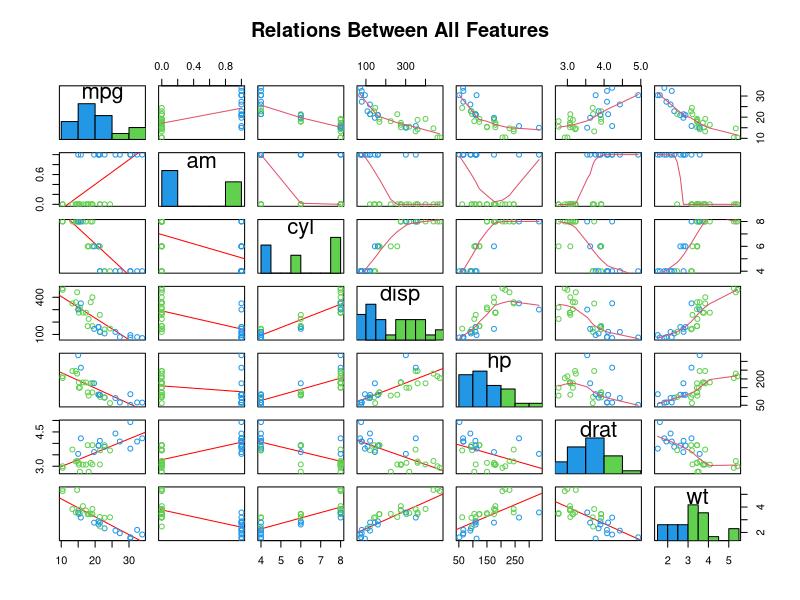
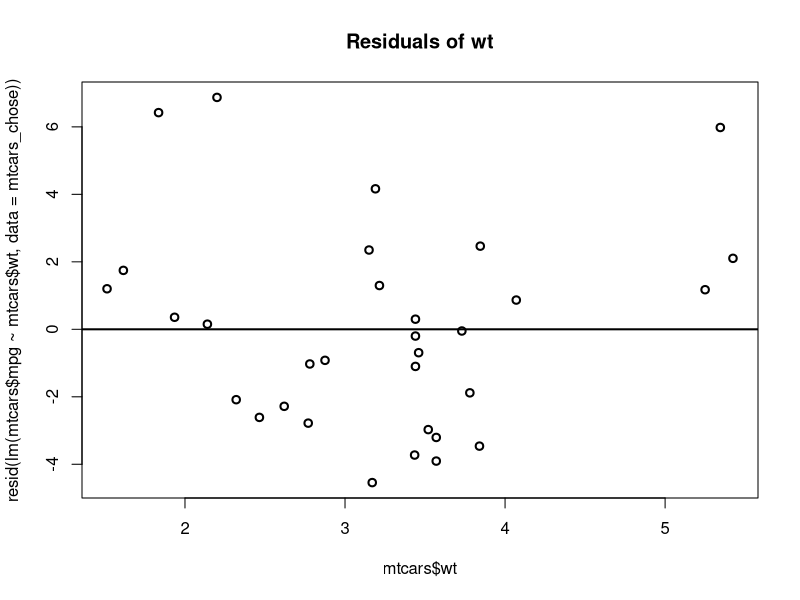
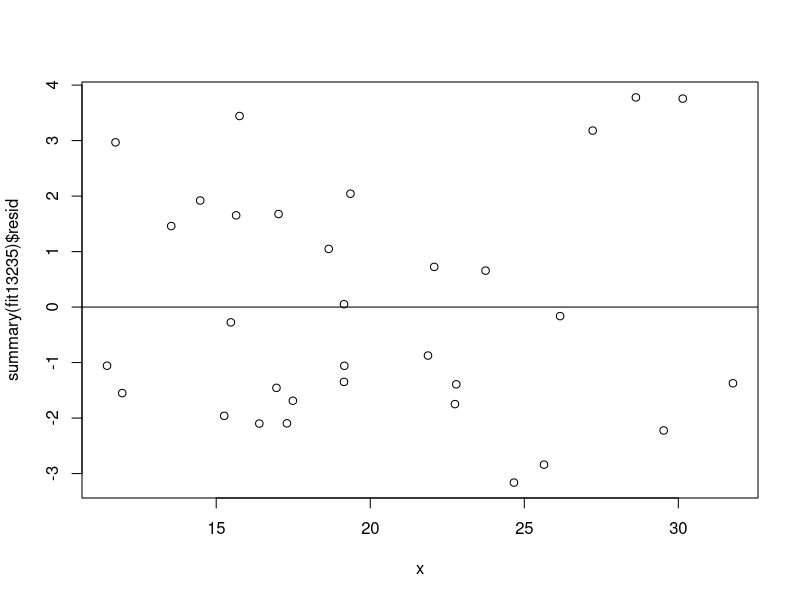
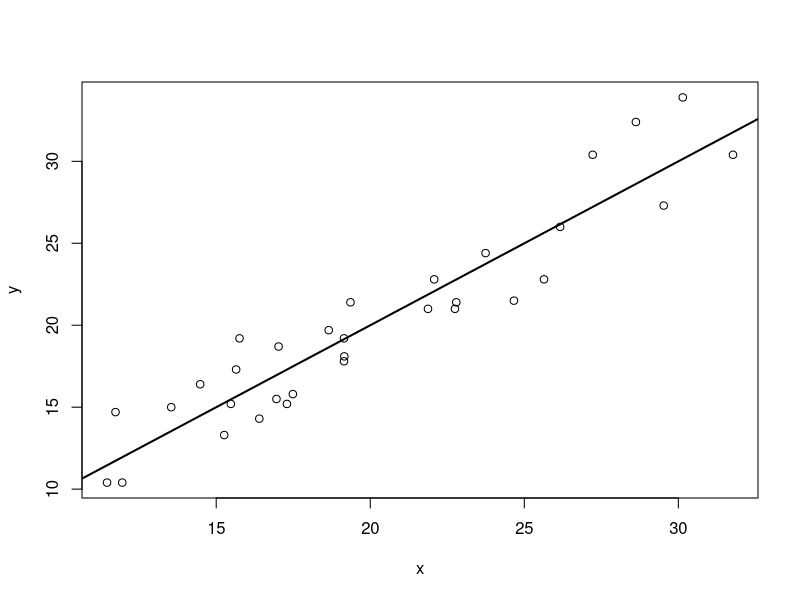
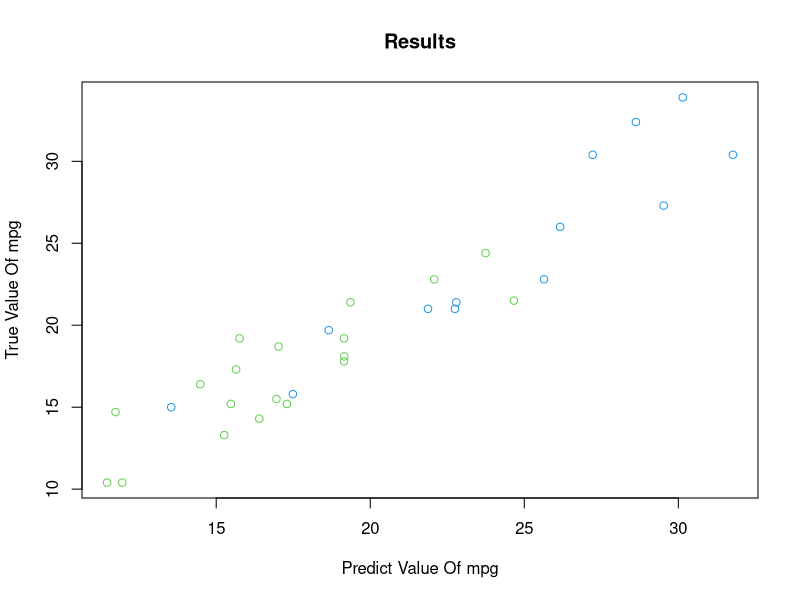

The R source for these figures, in order:
## ---- chunk 1
data(mtcars)
auto_mtcars <- mtcars[mtcars$am == 0,]
manu_mtcars <- mtcars[mtcars$am == 1,]
sumresid1 <- sum(resid(summary(lm(mtcars$mpg ~ mtcars$cyl,data = mtcars)))^2)
rho1 <- cor(mtcars$mpg, mtcars$cyl)

sumresid2 <- sum(summary(lm(mtcars$mpg ~ mtcars$disp,data = mtcars))$resid^2)
rho2 <- cor(mtcars$mpg, mtcars$disp)

sumresid3 <- sum(summary(lm(mtcars$mpg ~ mtcars$hp,data = mtcars))$resid^2)
rho3 <- cor(mtcars$mpg, mtcars$hp)

sumresid4 <- sum(summary(lm(mtcars$mpg ~ mtcars$drat,data = mtcars))$resid^2)
rho4 <- cor(mtcars$mpg, mtcars$drat)

sumresid5 <- sum(summary(lm(mtcars$mpg ~ mtcars$wt,data = mtcars))$resid^2)
rho5 <- cor(mtcars$mpg, mtcars$wt)

sumresid6 <- sum(summary(lm(mtcars$mpg ~ mtcars$qsec,data = mtcars))$resid^2)
rho6 <- cor(mtcars$mpg, mtcars$qsec)

sumresid7 <- sum(summary(lm(mtcars$mpg ~ mtcars$vs,data = mtcars))$resid^2)
rho7 <- cor(mtcars$mpg, mtcars$vs)

sumresid8 <- sum(summary(lm(mtcars$mpg ~ mtcars$am,data = mtcars))$resid^2)
rho8 <- cor(mtcars$mpg, mtcars$am)

sumresid9 <- sum(summary(lm(mtcars$mpg ~ mtcars$gear,data = mtcars))$resid^2)
rho9 <- cor(mtcars$mpg, mtcars$gear)

sumresid10 <- sum(summary(lm(mtcars$mpg ~ mtcars$carb,data = mtcars))$resid^2)
rho10 <- cor(mtcars$mpg, mtcars$carb)

sumresid <- c(sumresid1,sumresid2,sumresid3,sumresid4,sumresid5,sumresid6,sumresid7,sumresid8,sumresid9,sumresid10)
names(sumresid) <- c("sumresid_cyl","sumresid_disp","sumresid_hp","sumresid_drat","sumresid_wt","sumresid_qsec","sumresid_vs","sumresid_am","sumresid_gear","sumresid_carb")
rho <- c(rho1,rho2,rho3,rho4,rho5,rho6,rho7,rho8,rho9,rho10)
names(rho) <- c("rho_cyl","rho_disp","rho_hp","rho_drat","rho_wt","rho_qsec","rho_vs","rho_am","rho_gear","rho_carb")
t(data.frame(sumresid, covariance = rho))
## ---- chunk 2
fit5 <- lm(mtcars$mpg ~ mtcars$wt , data = mtcars)
summary(fit5)$coef
## ---- chunk 3
summary(fit5)$coef[1,1] + c(-1, 1) * qt(0.975, df = fit5 $df) * summary(fit5)$coef[1,2]
## ---- chunk 4

choose <- which(abs(rho) >= 0.68)
mtcars_chose <- mtcars[ ,c(1,9,choose+1)]
auto_mtcars_chose <- auto_mtcars[ ,c(1,choose+1)]
manu_mtcars_chose <- manu_mtcars[ ,c(1,choose+1)]

index <- which(sumresid == min(sumresid))# index of resid min
#plot(mtcars$wt , resid(lm(mtcars$mpg ~ mtcars$wt , data = mtcars_chose)), lwd = 2,main = "Residuals of wt")
#abline(h = mean(resid(lm(mtcars$mpg ~ mtcars$wt , data = mtcars_chose))), lwd = 2)

sumresid[order(sumresid)]
chose_rho <- rho[choose]
chose_rho[order(chose_rho)]
#########
sd5 <- sd(summary(lm(mtcars$mpg ~ mtcars$wt,data = mtcars))$resid)
## 1&5
fit15 <- lm(mpg ~ wt + cyl, data = mtcars_chose)
sd.15 <- sd(summary(fit15)$resid)
sumresid15 <- sum(summary(fit15)$resid^2)
#[1] 2.483312
## 2&5
fit25 <- lm(mpg ~ wt + disp, data = mtcars_chose)
sd.25 <- sd(summary(fit25)$resid)
sumresid25 <- sum(summary(fit25)$resid^2)
#[1] 2.820904
## 3&5
fit35 <- lm(mpg ~ wt + hp, data = mtcars_chose)
sd.35 <- sd(summary(fit35)$resid)
sumresid35 <- sum(summary(fit35)$resid^2)
#[1] 2.508359
## 4&5
fit45 <- lm(mpg ~ wt + drat, data = mtcars_chose)
sd.45 <- sd(summary(fit45)$resid)
sumresid45 <- sum(summary(fit45)$resid^2)
# 4 can be removed
#[1] 2.947067
## 2&1&5
fit125 <- lm(mpg ~ wt + cyl + disp, data = mtcars_chose)
sd.125 <- sd(summary(fit125)$resid)
#[1] 2.465847
sumresid125 <- sum(summary(fit125)$resid^2)
## 3&1&5
fit135 <- lm(mpg ~ wt + cyl + hp, data = mtcars_chose)
sd.135 <- sd(summary(fit135)$resid)
sumresid135 <- sum(summary(fit135)$resid^2)
#[1] 2.38693

## 2&3&1&5
fit1235 <- lm(mpg ~ wt + cyl + disp + hp, data = mtcars_chose)
sd.1235 <- sd(summary(fit1235)$resid)
sumresid1235 <- sum(summary(fit1235)$resid^2)
#[1] 2.344825


## 4&2&3&1&5
fit12345 <- lm(mpg ~ wt + cyl + disp + hp +drat, data = mtcars_chose)
sd.12345 <- sd(summary(fit12345)$resid)
sumresid12345 <- sum(summary(fit12345)$resid^2)
#[1] 2.323971

## choose 1&3&23&5
fit13235 <- lm(mpg ~ wt + cyl + hp*disp + hp, data = mtcars_chose)
sd.13235 <- sd(summary(fit13235)$resid)
sumresid13235 <- sum(summary(fit13235)$resid^2)
coe <- summary(fit13235)$coef[,1]


## ---- chunk 5
sumresid_result <- c(sumresid15,sumresid25,sumresid35,sumresid45,sumresid125,sumresid135,sumresid1235,sumresid12345,sumresid13235)

sd_result <- c(sd.15,sd.25,sd.35,sd.45,sd.125,sd.135, sd.1235, sd.12345, sd.13235)
t(data.frame(sumresid_result, sd_result))
## ---- chunk 6
sumcoef <- summary(fit13235)$coefficients

confi_intvals1 <- sumcoef[1,1] + c(-1, 1) * qt(0.975, df = fit13235$df) * sumcoef[1,2]
confi_intvals2 <- sumcoef[2,1] + c(-1, 1) * qt(0.975, df = fit13235$df) * sumcoef[2,2]
confi_intvals3 <- sumcoef[3,1] + c(-1, 1) * qt(0.975, df = fit13235$df) * sumcoef[3,2]
confi_intvals4 <- sumcoef[4,1] + c(-1, 1) * qt(0.975, df = fit13235$df) * sumcoef[4,2]
confi_intvals5 <- sumcoef[5,1] + c(-1, 1) * qt(0.975, df = fit13235$df) * sumcoef[5,2]
confi_intvals6 <- sumcoef[6,1] + c(-1, 1) * qt(0.975, df = fit13235$df) * sumcoef[6,2]
confi_intvals <- data.frame(confi_intvals1,confi_intvals2,confi_intvals3,confi_intvals4,confi_intvals5,confi_intvals6)
## ---- chunk 7
yy <- coe[1] + coe[2] * mtcars_chose$wt + coe[3] * mtcars_chose$cyl + coe[4] * mtcars_chose$hp + 
  coe[5] * mtcars_chose$disp + coe[6] * mtcars_chose$hp*mtcars_chose$disp

car_mean <- c(mean(yy[which(mtcars_chose$am==1)]) , mean(yy[which(mtcars_chose$am==0)])) 
car_var <- c( var(yy[which(mtcars_chose$am==1)]) , var(yy[which(mtcars_chose$am==0)]))
data.frame(Mean = car_mean, Variance = car_var,row.names = c("Manual","Automatic"))
## ---- chunk 8
## pairs function

panel.hist <- function(x, ...)
{
  usr <- par("usr"); on.exit(par(usr))
  par(usr = c(usr[1:2], 0, 1.5) )
  h <- hist(x, plot = FALSE)
  breaks <- h$breaks; nB <- length(breaks)
  y <- h$counts; y <- y/max(y)
  rect(breaks[-nB], 0, breaks[-1], y, ...)
}
#= "cyan"
panel.cor <- function(x, y, digits = 2, prefix = "", cex.cor, ...)
{
  usr <- par("usr"); on.exit(par(usr))
  par(usr = c(0, 1, 0, 1))
  r <- abs(cor(x, y))
  txt <- format(c(r, 0.123456789), digits = digits)[1]
  txt <- paste0(prefix, txt)
  if(missing(cex.cor)) cex.cor <- 0.8/strwidth(txt)
  text(0.5, 0.5, txt, cex = cex.cor * r+0.8)
}

panel.cor.scale <- function(x, y, digits=2, prefix="", cex.cor)
{
  usr <- par("usr"); on.exit(par(usr))
  par(usr = c(0, 1, 0, 1))
  r = (cor(x, y,use="pairwise"))
  txt <- format(c(r, 0.123456789), digits=digits)[1]
  txt <- paste(prefix, txt, sep="")
  if(missing(cex.cor)) cex <- 0.8/strwidth(txt)
  text(0.5, 0.5, txt, cex = cex * abs(r))
}
panel.lm=function(x,y,...)
{
    tmp <- lm(y ~ x,na.action = na.omit)
    abline(tmp, lw = 1, col = "red")
    points(x,y,...)
}

## ---- chunk 9

## ---- chunk 10
confi_intvals
## ---- chunk 11
pairs(mtcars_chose, lower.panel = panel.lm, upper.panel = panel.smooth, labels = names(mtcars_chose),
      diag.panel = panel.hist,col = (mtcars_chose$am)+3, main = "Relations Between All Features" )
## ---- chunk 12
plot(mtcars$wt , resid(lm(mtcars$mpg ~ mtcars$wt , data = mtcars_chose)), lwd = 2,main = "Residuals of wt")
abline(h = mean(resid(lm(mtcars$mpg ~ mtcars$wt , data = mtcars_chose))), lwd = 2)
## ---- chunk 13
x <- coe[1] + coe[2] * mtcars_chose$wt + coe[3] * mtcars_chose$cyl + coe[4] * mtcars_chose$hp + 
  coe[5] * mtcars_chose$disp + coe[6] * mtcars_chose$hp*mtcars_chose$disp
plot(x, summary(fit13235)$resid)
abline(h = mean(summary(fit13235)$resid))
## ---- chunk 14
y <- mtcars_chose$mpg
plot(x,y)
abline(lm(y~x) , lw = 2)
## ---- chunk 15
plot(x,y,xlab = "Predict Value Of mpg", ylab = "True Value Of mpg" ,type = "p",col = (mtcars_chose$am)+3, main = "Results")
